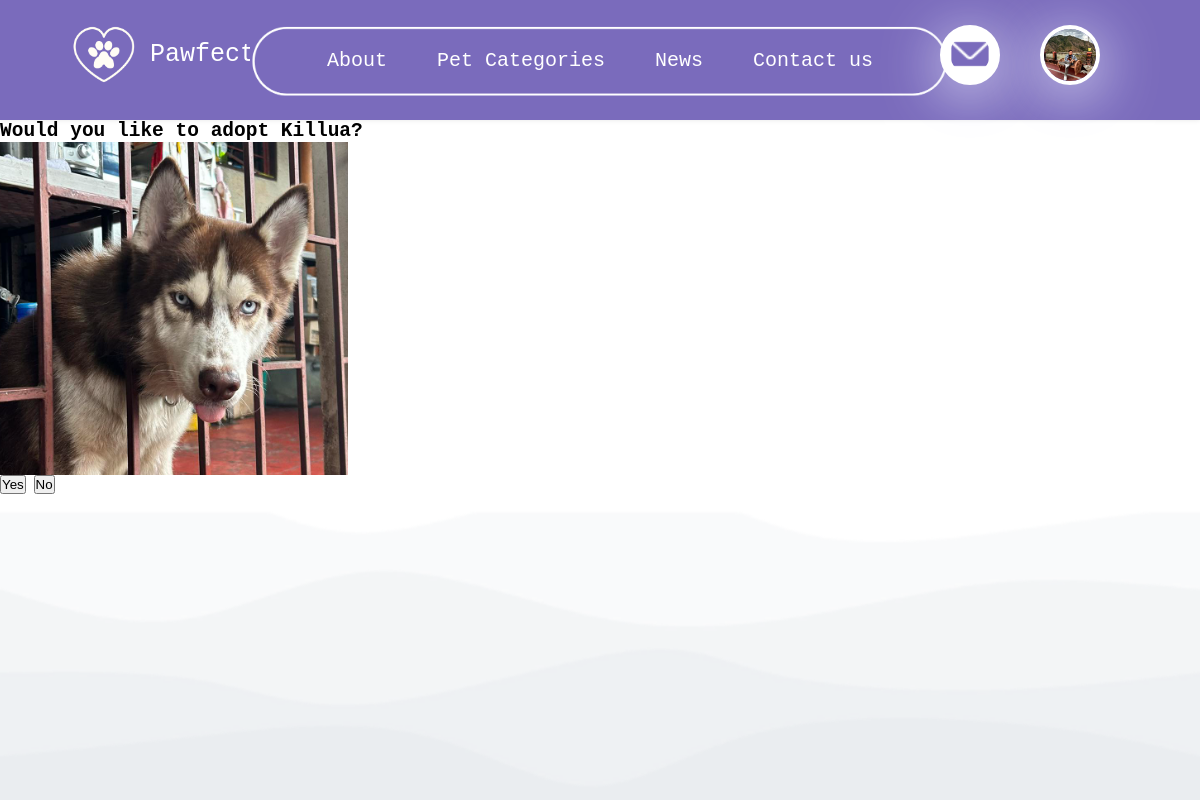
/adopt_now.php?pet_id=6200781719 (signed in), run on the app's committed database.
### tables this page shows
CREATE TABLE `pets` (
  `id` bigint(20) NOT NULL,
  `pet_id` bigint(20) NOT NULL,
  `pet_name` varchar(255) NOT NULL,
  `pet_owner` varchar(255) NOT NULL,
  `pet_owner_image` varchar(255) NOT NULL,
  `pet_owner_id` bigint(20) NOT NULL,
  `pet_location` varchar(255) NOT NULL,
  `pet_address` varchar(255) NOT NULL,
  `pet_type` varchar(255) NOT NULL,
  `pet_breed` varchar(255) NOT NULL,
  `pet_gender` varchar(255) NOT NULL,
  `pet_age` int(11) NOT NULL,
  `pet_image` varchar(100) NOT NULL,
  `pet_description` longtext NOT NULL,
  `availability` varchar(100) NOT NULL,
  `reservation` int(11) NOT NULL,
  `reservation_id` bigint(20) NOT NULL,
  `date` timestamp NOT NULL DEFAULT current_timestamp() ON UPDATE current_timestamp()
);

### adopt_now.php (the view, shortened to what this page needs)
<?php
include("connection.php");
$pet_id_adopted = isset($_GET['pet_id']) ? $_GET['pet_id'] : null;
if ($pet_id_adopted != null)
{
    $pet_id_escaped = mysqli_real_escape_string($con, $pet_id_adopted);
    $query = "SELECT * FROM pets WHERE pet_id = '{$pet_id_escaped}'";
    $result = mysqli_query($con, $query);
    if(mysqli_num_rows($result) == 1){
        $row = mysqli_fetch_assoc($result);
        $pet_name = $row['pet_name'];
        $pet_image = $row['pet_image'];
    }
}
?>
<!DOCTYPE html>
<html lang="en">
<head>
    <link rel="stylesheet" href="css/style.css">
    <link rel="stylesheet" href="css/slider.css">
    <link rel="stylesheet" href="css/message.css">
    <link rel="stylesheet" href="https://cdnjs.cloudflare.com/ajax/libs/font-awesome/5.15.2/css/all.min.css"/>
</head>
<div class="center-content">
    <div class="pet-adoption-confirm">
        <h2>Would you like to adopt <?php echo htmlspecialchars($pet_name); ?>?</h2>
        <img src='uploads/<?php echo htmlspecialchars($pet_image); ?>' alt='<?php echo htmlspecialchars($pet_name); ?>'>
        <form method="post">
            <button type="submit" name="yes">Yes</button>
            <button type="submit" name="no">No</button>
        </form>
    </div>
</div>
</body>
</html>

### css/style.css (style rules this page uses)
* { margin: 0; padding: 0; box-sizing: border-box; }
nav { background-color: #7A6BBC; padding: 20px 20%; box-shadow: 0 0 5px rgba(0, 0, 0, 0.1); width: 100%; height: 120px; display: flex; position: relative; }
.menu-box nav { display: flex; justify-content: space-between; align-items: center; padding: 10px; }
.bg-bottom { position: fixed; bottom: -100px; left: 0; width: 100%; text-align: center; z-index: -1; }
.bg-bottom img { width: 100%; max-height: 1000px; display: inline-block; vertical-align: bottom; }
.menu-box nav .list { margin: 0 auto; }
.menu-box nav .user-image { margin-left: 10px; }
.logo-image { position: absolute; top: 20px; left: 70px; width: 70px; height: 70px; object-fit: cover; z-index: 1; }
.user-btn { position: absolute; top: 25px; right: 200px; width: 60px; height: 60px; border-radius: 50%; background-color: white; border: 4px solid #ffffff; box-shadow: 0 10px 60px #E6E6FA; }
.user-btn img { position: absolute; align-items: center; border-radius: 50%; width: 40px; top: 5px; left: 6px; }
.user-image { position: absolute; top: 25px; right: 100px; width: 60px; height: 60px; border-radius: 50%; border: 4px solid #ffffff; box-shadow: 0 10px 60px #E6E6FA; }
.list { padding: 0; margin: 0; font-family: monospace; display: flex; justify-content: center; list-style: none; z-index: 99; margin-top: 10px; }
.list li { display: inline-block; position: relative; }
.list li:last-child { margin-right: 0; }
.list li a { display: block; padding: 20px 25px; color: #FFFFFF; text-decoration: none; text-align: center; font-size: 20px; }
.logo-text { position: absolute; top: 40px; left: 150px; color: #ffffff; font-size: 25px; display: flex; align-items: center; font-family: monospace; }
.top-oval { position: absolute; margin-top: 10px; width: 700px; height: 100px; left: 50%; transform: translateX(-50%); z-index: 0; }

### adopt_now.php (style rules this page uses)
body { font-family: monospace; background-color: #fff; margin: 0; padding: 0; }

### data on the page
pets: pet_name "Killua", pet_image (picture)
